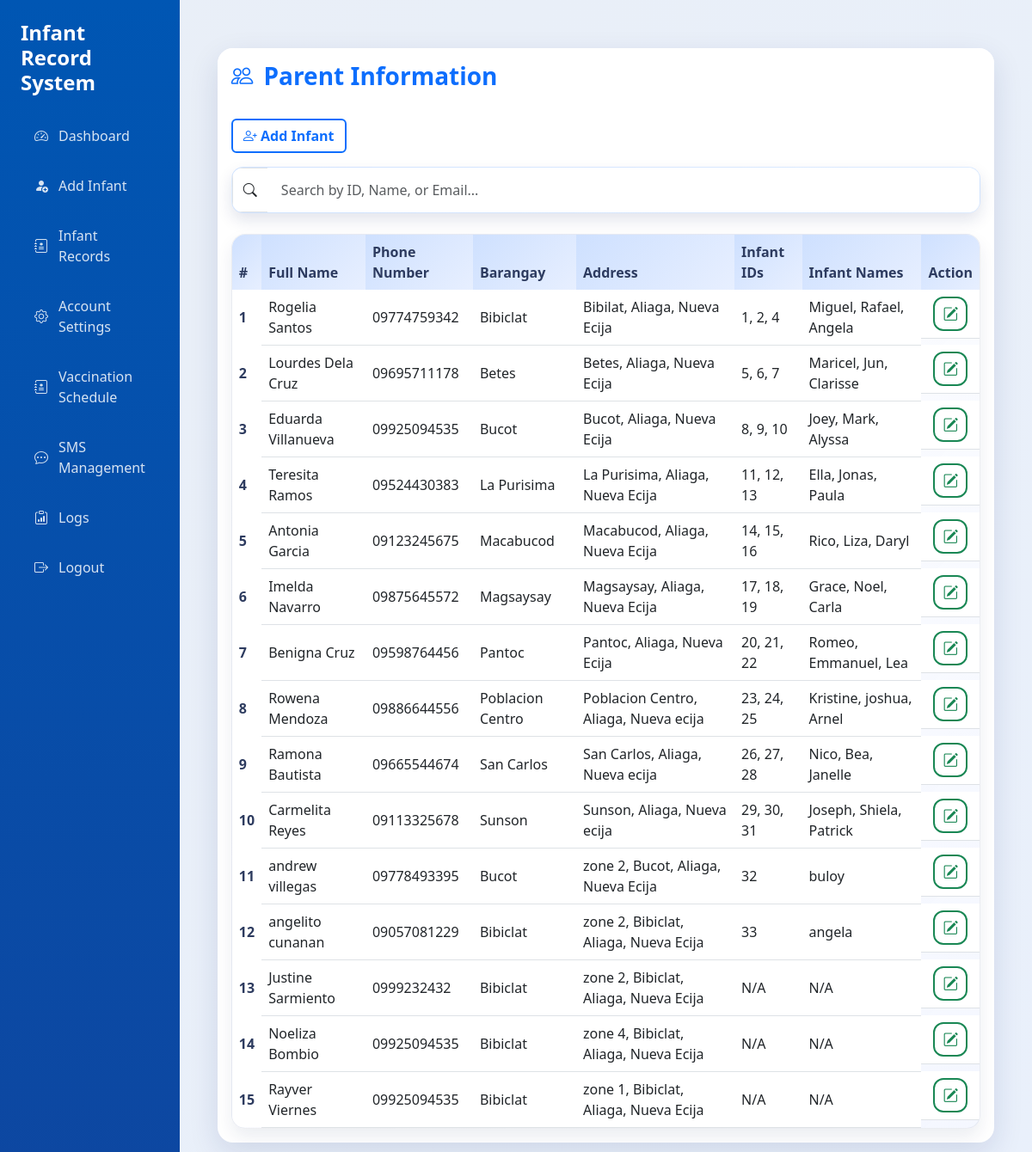
Screenshot of /view_parents.php with the database file from the repository.
### tables this page shows
CREATE TABLE `parents` (
  `id` int(11) NOT NULL,
  `first_name` varchar(100) NOT NULL,
  `last_name` varchar(100) NOT NULL,
  `email` varchar(150) DEFAULT NULL,
  `phone` varchar(20) DEFAULT NULL,
  `address` text DEFAULT NULL,
  `baranggay` varchar(100) DEFAULT NULL,
  `created_at` timestamp NOT NULL DEFAULT current_timestamp(),
  `updated_at` timestamp NOT NULL DEFAULT current_timestamp() ON UPDATE current_timestamp(),
  `barangay` varchar(100) DEFAULT NULL
);

### view_parents.php (the view, shortened to what this page needs)
<?php
include 'dbForm.php';
$isParent = isset($_SESSION['user']['role']) && $_SESSION['user']['role'] === 'parent';
$parentEmail = ($isParent && isset($_SESSION['user']['email'])) ? mysqli_real_escape_string($con, $_SESSION['user']['email']) : null;
?>
<!DOCTYPE html>
<html lang="en">
<head>
    <link rel="stylesheet" href="https://cdn.jsdelivr.net/npm/bootstrap@5.3.0/dist/css/bootstrap.min.css">
    <link rel="stylesheet" href="https://cdn.jsdelivr.net/npm/bootstrap-icons/font/bootstrap-icons.css">
    <link rel="stylesheet" href="assets/css/theme.css">
</head>
<body>
    <div class="sidebar" id="sidebar">
        <h4 class="mb-4"> Infant Record System</h4>
        <a href="dashboard.php"><i class="bi bi-speedometer2"></i> Dashboard</a>
        <a href="addinfant.php"><i class="bi bi-person-fill-add"></i> Add Infant</a>
        <a href="viewinfant.php"><i class="bi bi-journal-medical"></i> Infant Records</a>
        <a href="account_settings.php"><i class="bi bi-gear"></i> Account Settings</a>
        <?php if (!$isParent): ?>
            <a href="vaccination_schedule.php"><i class="bi bi-journal-medical"></i> Vaccination Schedule</a>
            <a href="sms.php"><i class="bi bi-chat-dots"></i> SMS Management</a>
            <a href="login_logs.php"><i class="bi bi-clipboard-data"></i> Logs</a>
        <?php endif; ?>
        <a href="logout.php"><i class="bi bi-box-arrow-right"></i> Logout</a>
    </div>
    <div class="content-area">
        <div class="container-fluid mt-4">
            <div class="card card-shadow">
                <div class="card-header bg-white border-0 py-3">
                    <h3 class="dashboard-title"><i class="bi bi-people"></i>Parent Information</h3>
                </div>
                <div class="card-body">
                    <div class="mb-3 text-start">
                        <a href="addinfant.php" class="btn btn-outline-primary"><i class="bi bi-person-plus"></i> Add Infant</a>
                    </div>
                    <?php if (!$isParent): ?>
                        <form method="GET" action="view_parents.php" class="mb-4">
                            <div class="input-group search-bar search-bar-elevated">
                                <span class="input-group-text"><i class="bi bi-search"></i></span>
                                <input type="text" id="search" class="form-control" placeholder="Search by ID, Name, or Email...">
                            </div>
                        </form>
                    <?php endif; ?>
                    <div class="table-modern table-modern-elevated">
                        <div class="table-responsive">
                            <table class="table table-hover align-middle mb-0">
                            <thead>
                            <tr>
                                <th scope="col">#</th>
                                <th scope="col">Full Name</th>
                                <th scope="col">Phone Number</th>
                                <th scope="col">Barangay</th>
                                <th scope="col">Address</th>
                                <th scope="col">Infant IDs</th>
                                <th scope="col">Infant Names</th>
                                <?php if (!$isParent): ?>
                                    <th scope="col">Action</th>
                                <?php endif; ?>
                            </tr>
                            </thead>
                            <tbody>
                            <?php
                            $search = (!$isParent && isset($_GET['search'])) ? mysqli_real_escape_string($con, $_GET['search']) : '';
                            if ($isParent && $parentEmail) {
                                if (!empty($search)) {
                                    $sql = "SELECT parents.*,
                                               GROUP_CONCAT(infantinfo.id SEPARATOR ', ') AS infant_ids,
                                               GROUP_CONCAT(infantinfo.firstname SEPARATOR ', ') AS infant_names
                                            FROM parents
                                            LEFT JOIN infantinfo ON parents.id = infantinfo.parent_id
                                            WHERE parents.email = '$parentEmail' AND (
                                                parents.id LIKE '%$search%' OR
                                                parents.first_name LIKE '%$search%' OR
                                                parents.last_name LIKE '%$search%' OR
                                                parents.email LIKE '%$search%')
                                            GROUP BY parents.id";
                                } else {
                                    $sql = "SELECT parents.*,
                                               GROUP_CONCAT(infantinfo.id SEPARATOR ', ') AS infant_ids,
                                               GROUP_CONCAT(infantinfo.firstname SEPARATOR ', ') AS infant_names
                                            FROM parents
                                            LEFT JOIN infantinfo ON parents.id = infantinfo.parent_id
                                            WHERE parents.email = '$parentEmail'
                                            GROUP BY parents.id";
                                }
                            } else {
                                if (!empty($search)) {
                                    $sql = "SELECT parents.*,
                                               GROUP_CONCAT(infantinfo.id SEPARATOR ', ') AS infant_ids,
                                               GROUP_CONCAT(infantinfo.firstname SEPARATOR ', ') AS infant_names
                                            FROM parents
                                            LEFT JOIN infantinfo ON parents.id = infantinfo.parent_id
                                            WHERE
                                                parents.id LIKE '%$search%' OR
                                                parents.first_name LIKE '%$search%' OR
                                                parents.last_name LIKE '%$search%' OR
                                                parents.email LIKE '%$search%'
                                            GROUP BY parents.id";
                                } else {
                                    $sql = "SELECT parents.*,
                                               GROUP_CONCAT(infantinfo.id SEPARATOR ', ') AS infant_ids,
                                               GROUP_CONCAT(infantinfo.firstname SEPARATOR ', ') AS infant_names
                                            FROM parents
                                            LEFT JOIN infantinfo ON parents.id = infantinfo.parent_id
                                            GROUP BY parents.id";
                                }
                            }
                            $result = mysqli_query($con, $sql);
                            if ($result) {
                                while ($row = mysqli_fetch_assoc($result)) {
                                    $id = $row['id'];
                                    $first_name = $row['first_name'];
                                    $last_name = $row['last_name'];
                                    $fullName = trim(preg_replace('/\s+/', ' ', $first_name . ' ' . $last_name));
                                    $phone = $row['phone'];
                                    $barangay = $row['barangay'];
                                    $address = $row['address']; ?>
                                    <tr>
                                        <th scope="row"><?php echo $id; ?></th>
                                        <td><?php echo $fullName; ?></td>
                                        <td><?php echo $phone; ?></td>
                                        <td><?php echo $barangay; ?></td>
                                        <td><?php echo $address; ?></td>
                                        <td><?php echo $row['infant_ids'] ?: 'N/A'; ?></td>
                                        <td><?php echo $row['infant_names'] ?: 'N/A'; ?></td>
                                        <?php if (!$isParent): ?>
                                            <td class="d-flex gap-1 justify-content-center action-icons">
                                                <button class="btn btn-outline-success btn-sm" onclick="confirmEdit(<?php echo $id; ?>)" title="Edit"><i class="bi bi-pencil-square"></i></button>
                                            </td>
                                        <?php endif; ?>
                                    </tr>
                            <?php
                                }
                            }
                            ?>
                            </tbody>
                            </table>
                        </div>
                    </div>
                </div>
            </div>
        </div>
    </div>
</body>
</html>

### assets/css/theme.css (style rules this page uses)
:root { --primary-color: #0d6efd; --primary-dark: #0a58ca; --sidebar-width: 250px; --content-bg: #f5f7fb; --text-color: #2b3146; --muted-color: #6c757d; --card-radius: 18px; --transition-speed: 0.3s; --shadow-lg: 0 12px 35px rgba(15, 35, 95, 0.12); --shadow-md: 0 10px 25px rgba(15, 35, 95, 0.18); }
* { box-sizing: border-box; }
body { margin: 0; font-family: 'Segoe UI', 'Helvetica Neue', Arial, sans-serif; color: var(--text-color); background-color: var(--content-bg); display: flex; min-height: 100vh; transition: background-color var(--transition-speed) ease; }
a { color: inherit; }
.sidebar { width: var(--sidebar-width); background: linear-gradient(180deg, #0056b3 0%, #0d47a1 100%); color: #fff; padding: 24px; transition: transform var(--transition-speed) ease; min-height: 100vh; position: relative; z-index: 1000; }
.sidebar h4 { font-weight: 600; margin-bottom: 1.8rem; }
.sidebar a { color: rgba(255, 255, 255, 0.84); text-decoration: none; display: flex; align-items: center; gap: 12px; padding: 12px 16px; border-radius: 12px; margin-bottom: 10px; transition: background var(--transition-speed) ease, color var(--transition-speed) ease; font-weight: 500; }
.content-area { flex-grow: 1; min-height: 100vh; padding: 32px; background: linear-gradient(135deg, rgba(0, 86, 179, 0.05), rgba(13, 110, 253, 0.05)); }
.card-shadow { border: none; border-radius: var(--card-radius); box-shadow: var(--shadow-lg); background-color: #fff; overflow: hidden; }
.dashboard-title { display: flex; align-items: center; gap: 12px; margin: 0; font-weight: 700; color: var(--primary-color); }
.dashboard-title i { font-size: 1.6rem; }
.table-modern { border-radius: 16px; overflow: hidden; background-color: #fff; box-shadow: 0 10px 20px rgba(15, 35, 95, 0.08); }
.table-modern-elevated { border: 1px solid rgba(45, 59, 95, 0.08); background: linear-gradient(135deg, rgba(255, 255, 255, 0.96), rgba(243, 246, 255, 0.9)); }
.table-modern-elevated .table thead th { background: linear-gradient(135deg, rgba(13, 110, 253, 0.16), rgba(13, 110, 253, 0.05)); border-bottom: none; }
.table-modern-elevated .table tbody tr { transition: transform var(--transition-speed) ease, box-shadow var(--transition-speed) ease; }
.table-modern table { margin-bottom: 0; }
.table-modern thead { background-color: #f3f6ff; }
.table-modern th { font-weight: 600; color: #2d3b5f; border-bottom: none; }
.table-modern td { vertical-align: middle; }
.search-bar { border-radius: 14px; overflow: hidden; box-shadow: 0 8px 18px rgba(15, 35, 95, 0.12); }
.search-bar-elevated { background: linear-gradient(135deg, rgba(13, 110, 253, 0.08), rgba(13, 110, 253, 0.02)); border: 1px solid rgba(13, 110, 253, 0.12); }
.search-bar .form-control { border: none; padding: 14px 16px; }
.search-bar .input-group-text { background-color: #fff; }
.btn-outline-primary, .btn-outline-success, .btn-outline-secondary, .btn-outline-info, .btn-outline-danger { border-width: 2px; font-weight: 600; }
.form-control, .form-select { border-radius: 12px; padding: 12px 16px; border: 1px solid rgba(13, 110, 253, 0.18); transition: border-color var(--transition-speed) ease, box-shadow var(--transition-speed) ease; }
.action-icons .btn { border-radius: 12px; display: inline-flex; align-items: center; justify-content: center; width: 40px; height: 40px; font-size: 1.1rem; }
.card-header.bg-white { border-bottom: none; }
.table thead th { font-weight: 600; }

### rows the page displays
parents: id "1", fullName "Rogelia Santos", phone "09774759342", barangay "Bibiclat", address "Bibilat, Aliaga, Nueva Ecija", infant_ids "1, 2, 4", infant_names "Miguel, Rafael, Angela"
parents: id "2", fullName "Lourdes Dela Cruz", phone "09695711178", barangay "Betes", address "Betes, Aliaga, Nueva Ecija", infant_ids "5, 6, 7", infant_names "Maricel, Jun, Clarisse"
parents: id "3", fullName "Eduarda Villanueva", phone "09925094535", barangay "Bucot", address "Bucot, Aliaga, Nueva Ecija", infant_ids "8, 9, 10", infant_names "Joey, Mark, Alyssa"
parents: id "4", fullName "Teresita Ramos", phone "09524430383", barangay "La Purisima", address "La Purisima, Aliaga, Nueva Ecija", infant_ids "11, 12, 13", infant_names "Ella, Jonas, Paula"
parents: id "5", fullName "Antonia Garcia", phone "09123245675", barangay "Macabucod", address "Macabucod, Aliaga, Nueva Ecija", infant_ids "14, 15, 16", infant_names "Rico, Liza, Daryl"
parents: id "6", fullName "Imelda Navarro", phone "09875645572", barangay "Magsaysay", address "Magsaysay, Aliaga, Nueva Ecija", infant_ids "17, 18, 19", infant_names "Grace, Noel, Carla"
parents: id "7", fullName "Benigna Cruz", phone "09598764456", barangay "Pantoc", address "Pantoc, Aliaga, Nueva Ecija", infant_ids "20, 21, 22", infant_names "Romeo, Emmanuel, Lea"
parents: id "8", fullName "Rowena Mendoza", phone "09886644556", barangay "Poblacion Centro", address "Poblacion Centro, Aliaga, Nueva ecija", infant_ids "23, 24, 25", infant_names "Kristine, joshua, Arnel"
parents: id "9", fullName "Ramona Bautista", phone "09665544674", barangay "San Carlos", address "San Carlos, Aliaga, Nueva ecija", infant_ids "26, 27, 28", infant_names "Nico, Bea, Janelle"
parents: id "10", fullName "Carmelita Reyes", phone "09113325678", barangay "Sunson", address "Sunson, Aliaga, Nueva ecija", infant_ids "29, 30, 31", infant_names "Joseph, Shiela, Patrick"
parents: id "11", fullName "andrew villegas", phone "09778493395", barangay "Bucot", address "zone 2, Bucot, Aliaga, Nueva Ecija", infant_ids "32", infant_names "buloy"
parents: id "12", fullName "angelito cunanan", phone "09057081229", barangay "Bibiclat", address "zone 2, Bibiclat, Aliaga, Nueva Ecija", infant_ids "33", infant_names "angela"
parents: id "13", fullName "Justine Sarmiento", phone "0999232432", barangay "Bibiclat", address "zone 2, Bibiclat, Aliaga, Nueva Ecija", infant_ids "N/A", infant_names "N/A"
parents: id "14", fullName "Noeliza Bombio", phone "09925094535", barangay "Bibiclat", address "zone 4, Bibiclat, Aliaga, Nueva Ecija", infant_ids "N/A", infant_names "N/A"
parents: id "15", fullName "Rayver Viernes", phone "09925094535", barangay "Bibiclat", address "zone 1, Bibiclat, Aliaga, Nueva Ecija", infant_ids "N/A", infant_names "N/A"
